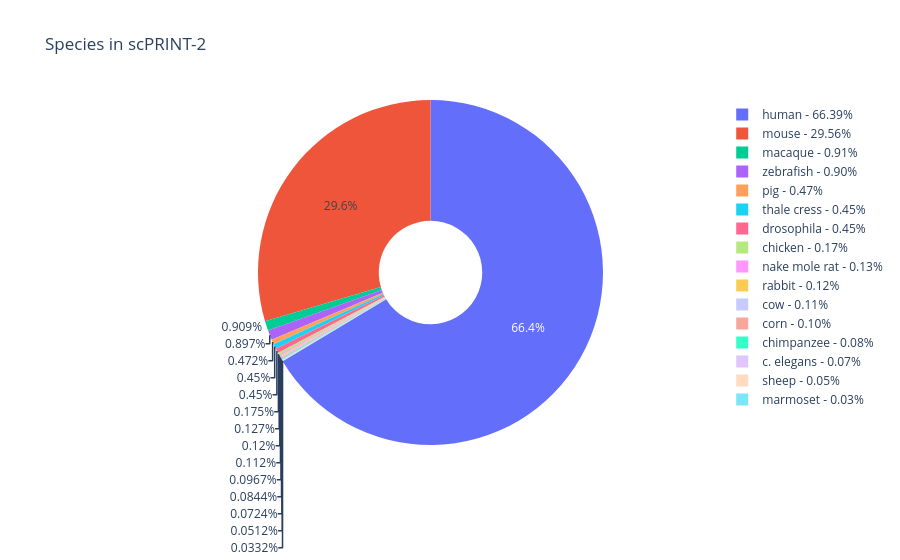

Here is the notebook cell this chart was saved with:
### Markdown cell above
With all labels:

### Code cell
# Create a camembert plot
fig = px.pie(
    names=list(species.keys()),
    values=species.values(),
    title="Species in scPRINT-2",
    hole=0.3,  # for a donut-style camembert
)
fig.show()
# Export to PDF
# pio.write_image(fig, "species_pie_plotly.pdf")

### Figure 1 — Plotly figure (JSON) as saved in the notebook; plotly's stock layout.template omitted (floating-point values rounded to 4 significant figures)
{"data": [{"domain": {"x": [0, 1], "y": [0, 1]}, "hole": 0.3, "hovertemplate": "label=%{label}<br>value=%{value}<extra></extra>", "labels": ["human - 66.39%", "mouse - 29.56%", "macaque - 0.91%", "zebrafish - 0.90%", "pig - 0.47%", "thale cress - 0.45%", "drosophila - 0.45%", "chicken - 0.17%", "nake mole rat - 0.13%", "rabbit - 0.12%", "cow - 0.11%", "corn - 0.10%", "chimpanzee - 0.08%", "c. elegans - 0.07%", "sheep - 0.05%", "marmoset - 0.03%"], "legendgroup": "", "name": "", "showlegend": true, "type": "pie", "values": [230822337, 102753838, 3161179, 3117237, 1641179, 1564711, 1564460, 606680, 441042, 417091, 390675, 336166, 293472, 251759, 177871, 115584]}], "layout": {"legend": {"tracegroupgap": 0}, "title": {"text": "Species in scPRINT-2"}}}
